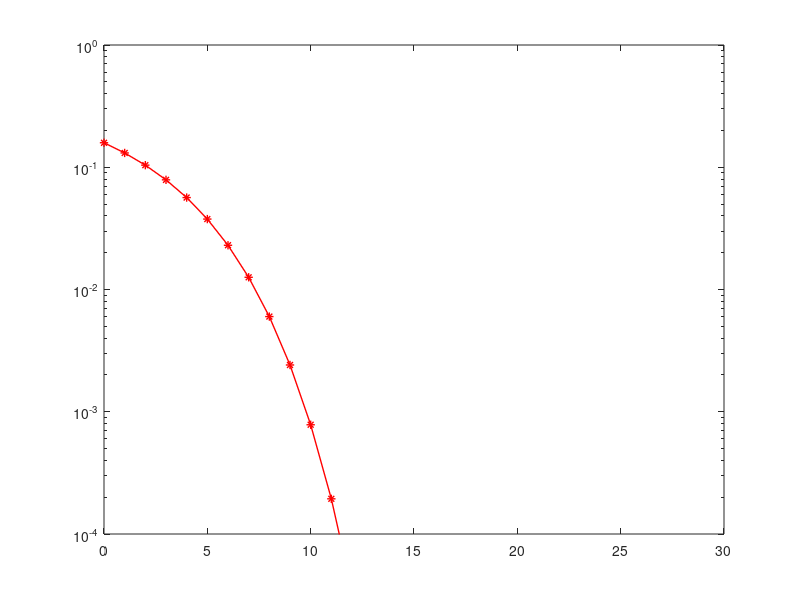

MATLAB code for this plot:
%Revisi Tanggal 5 Maret 2019 di AdWiTech
clc;
clear all;

snr =0:1:30; %dB
gamma = 10.^(snr/10);

R = 1; %without channel coding
% M = 64;
% k = log2(M);

for ii=1:length(snr)
    fprintf('SNR: %d\n', snr(ii));
%     BER_bpsk_awgn(ii)=0.5*erfc(sqrt(gamma(ii)));
     BER_qpsk_awgn(ii)=0.5*erfc(sqrt(gamma(ii)/2));
%     BER_16qam_awgn(ii)=3/8*erfc(sqrt(gamma(ii)/10))-9/64*erfc(sqrt(gamma(ii)/10))^2;
%     BER_64qam_awgn(ii)=7/24*erfc(sqrt(gamma(ii)/42))-49/384*erfc(sqrt(gamma(ii)/42))^2;
%     BER_bpsk_fading(ii)=0.5*(1-(1/(sqrt(1+(1/(gamma(ii)))))));
%      BER_qpsk_fading(ii)=0.5*(1-(1/(sqrt(1+(2/(gamma(ii)))))));
   %  BER_16qam_fading(ii)=3/8*(1-(1/(sqrt(1+(10/gamma(ii))))));
%     BER_64qam_fading(ii)=7/24*(1-(1/(sqrt(1+(42/gamma(ii))))));
%     BER_64qam_fading(ii)=7/24 * ( 1 - sqrt(1/7*gamma(ii)/k./(1+1/7*gamma(ii)/k)) );
end

% semilogy(snr,BER_bpsk_awgn,'-r','linewidth',1);
% hold on;
% semilogy(snr,BER_bpsk_fading,'-r*','linewidth',1)
 semilogy(snr,BER_qpsk_awgn,'-r*','linewidth',1)
% hold on;
%  semilogy(snr,BER_qpsk_fading,'-rs','linewidth',1)
% semilogy(SNR,BER_16qam_awgn,'--r*','linewidth',1)
hold on;
% semilogy(SNR,BER_16qam_fading,'--ro','linewidth',1)
% semilogy(SNR,BER_64qam_awgn,'--m*','linewidth',1)
% hold on;
%  semilogy(SNR,BER_64qam_fading,'--mo','linewidth',1)
axis([0 30 10^-4 10^0])
% grid on;